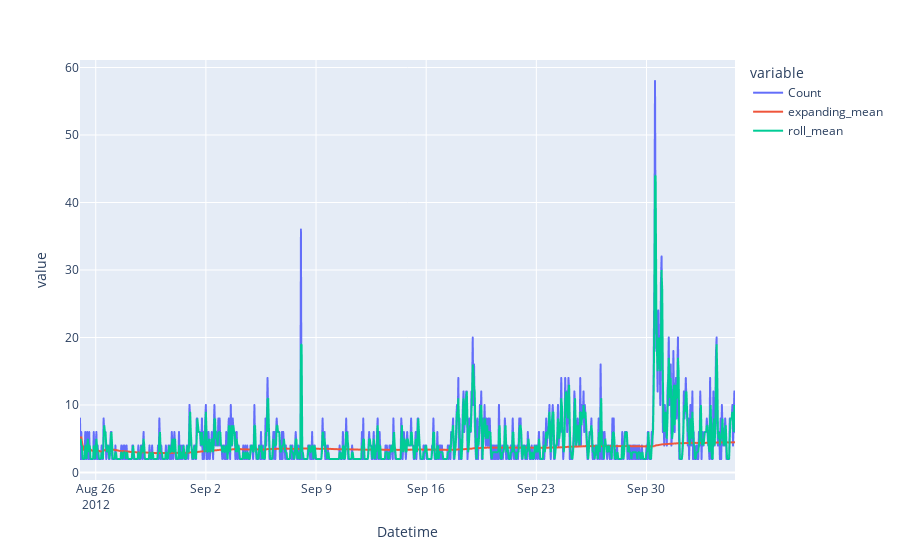

Notebook cell for this chart:
### Code cell
px.line( data[:1000], 
       x = "Datetime",
       y = ['Count','expanding_mean','roll_mean'])

### Figure 1 — Plotly figure (JSON) as saved in the notebook; plotly's stock layout.template omitted (floating-point values rounded to 4 significant figures; data arrays with more than 128 entries replaced by an {"elided": "..."} marker saying what was removed)
{"data": [{"hovertemplate": "variable=Count<br>Datetime=%{x}<br>value=%{y}<extra></extra>", "legendgroup": "Count", "line": {"color": "#636efa", "dash": "solid"}, "marker": {"symbol": "circle"}, "mode": "lines", "name": "Count", "showlegend": true, "type": "scattergl", "x": {"elided": "1000 str values"}, "xaxis": "x", "y": {"elided": "1000 int values"}, "yaxis": "y"}, {"hovertemplate": "variable=expanding_mean<br>Datetime=%{x}<br>value=%{y}<extra></extra>", "legendgroup": "expanding_mean", "line": {"color": "#EF553B", "dash": "solid"}, "marker": {"symbol": "circle"}, "mode": "lines", "name": "expanding_mean", "showlegend": true, "type": "scattergl", "x": {"elided": "1000 str values"}, "xaxis": "x", "y": {"elided": "1000 float values"}, "yaxis": "y"}, {"hovertemplate": "variable=roll_mean<br>Datetime=%{x}<br>value=%{y}<extra></extra>", "legendgroup": "roll_mean", "line": {"color": "#00cc96", "dash": "solid"}, "marker": {"symbol": "circle"}, "mode": "lines", "name": "roll_mean", "showlegend": true, "type": "scattergl", "x": {"elided": "1000 str values"}, "xaxis": "x", "y": {"elided": "1000 int values"}, "yaxis": "y"}], "layout": {"legend": {"title": {"text": "variable"}, "tracegroupgap": 0}, "margin": {"t": 60}, "xaxis": {"anchor": "y", "domain": [0, 1], "title": {"text": "Datetime"}}, "yaxis": {"anchor": "x", "domain": [0, 1], "title": {"text": "value"}}}}
